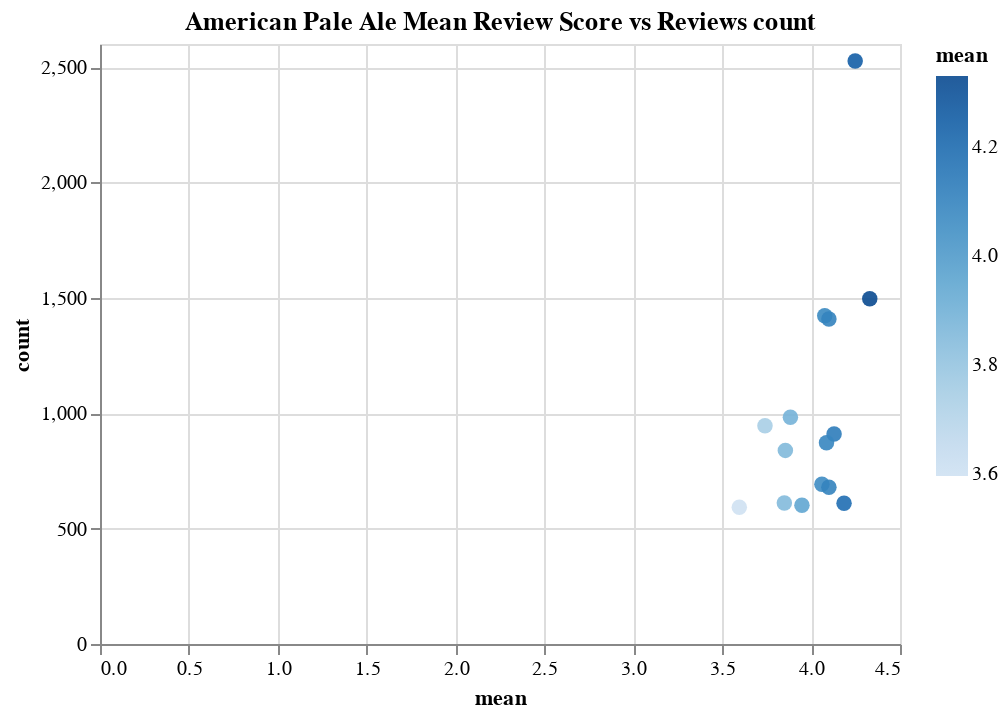

The notebook cell this image was saved under:
### Code cell
top_15_apas = df_apa['review_overall'].nlargest(15,'count', keep='all')
top_15_apas.reset_index(inplace=True)
alt.Chart(top_15_apas).mark_circle(size=60, opacity=0.9).encode(
    x='mean',
    y='count',
    color='mean',
    tooltip=['brewery_name:N', 'beer_name:N', 'mean:Q']).properties(
    title='American Pale Ale Mean Review Score vs Reviews count').interactive()

### Figure 1 — Vega-Lite specification as saved in the notebook (floating-point values rounded to 4 significant figures)
{"config": {"view": {"continuousWidth": 400, "continuousHeight": 300}}, "data": {"name": "data-df10911af229053a27165ecb19003230"}, "mark": {"type": "circle", "opacity": 0.9, "size": 60}, "encoding": {"color": {"type": "quantitative", "field": "mean"}, "tooltip": [{"type": "nominal", "field": "brewery_name"}, {"type": "nominal", "field": "beer_name"}, {"type": "quantitative", "field": "mean"}], "x": {"type": "quantitative", "field": "mean"}, "y": {"type": "quantitative", "field": "count"}}, "selection": {"selector003": {"type": "interval", "bind": "scales", "encodings": ["x", "y"]}}, "title": "American Pale Ale Mean Review Score vs Reviews count", "$schema": "https://vega.github.io/schema/vega-lite/v4.8.1.json", "datasets": {"data-df10911af229053a27165ecb19003230": [{"brewery_name": "Sierra Nevada Brewing Co.", "beer_name": "Sierra Nevada Pale Ale", "beer_beerid": 276, "count": 2526, "mean": 4.248}, {"brewery_name": "Three Floyds Brewing Co. & Brewpub", "beer_name": "Alpha King Pale Ale", "beer_beerid": 39, "count": 1496, "mean": 4.33}, {"brewery_name": "Oskar Blues Grill & Brew", "beer_name": "Dale's Pale Ale", "beer_beerid": 6518, "count": 1422, "mean": 4.077}, {"brewery_name": "Anchor Brewing Company", "beer_name": "Anchor Liberty Ale", "beer_beerid": 665, "count": 1408, "mean": 4.1}, {"brewery_name": "Boston Beer Company (Samuel Adams)", "beer_name": "Samuel Adams Boston Ale (Stock Ale)", "beer_beerid": 1193, "count": 983, "mean": 3.884}, {"brewery_name": "Flying Dog Brewery", "beer_name": "Doggie Style Classic Pale Ale", "beer_beerid": 1213, "count": 946, "mean": 3.74}, {"brewery_name": "Great Lakes Brewing Company", "beer_name": "Great Lakes Burning River Pale Ale", "beer_beerid": 225, "count": 910, "mean": 4.129}, {"brewery_name": "Stone Brewing Co.", "beer_name": "Stone Pale Ale", "beer_beerid": 87, "count": 872, "mean": 4.087}, {"brewery_name": "Boulder Beer / Wilderness Pub", "beer_name": "Hazed & Infused", "beer_beerid": 6590, "count": 839, "mean": 3.855}, {"brewery_name": "Terrapin Beer Company", "beer_name": "Terrapin Rye Pale Ale", "beer_beerid": 5948, "count": 692, "mean": 4.061}, {"brewery_name": "Deschutes Brewery", "beer_name": "Mirror Pond Pale Ale", "beer_beerid": 195, "count": 679, "mean": 4.1}, {"brewery_name": "Founders Brewing Company", "beer_name": "Founders Pale Ale", "beer_beerid": 4073, "count": 611, "mean": 3.849}, {"brewery_name": "Three Floyds Brewing Co. & Brewpub", "beer_name": "Pride & Joy Mild Ale", "beer_beerid": 1158, "count": 610, "mean": 4.185}, {"brewery_name": "Smuttynose Brewing Company", "beer_name": "Smuttynose Shoals Pale Ale", "beer_beerid": 186, "count": 601, "mean": 3.948}, {"brewery_name": "Bell's Brewery, Inc.", "beer_name": "Bell's Pale Ale", "beer_beerid": 1206, "count": 593, "mean": 3.596}]}}
